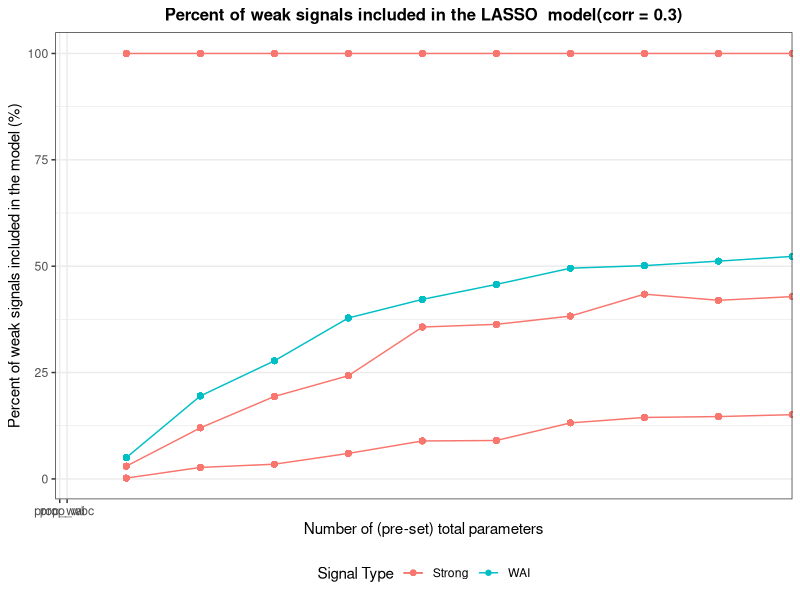
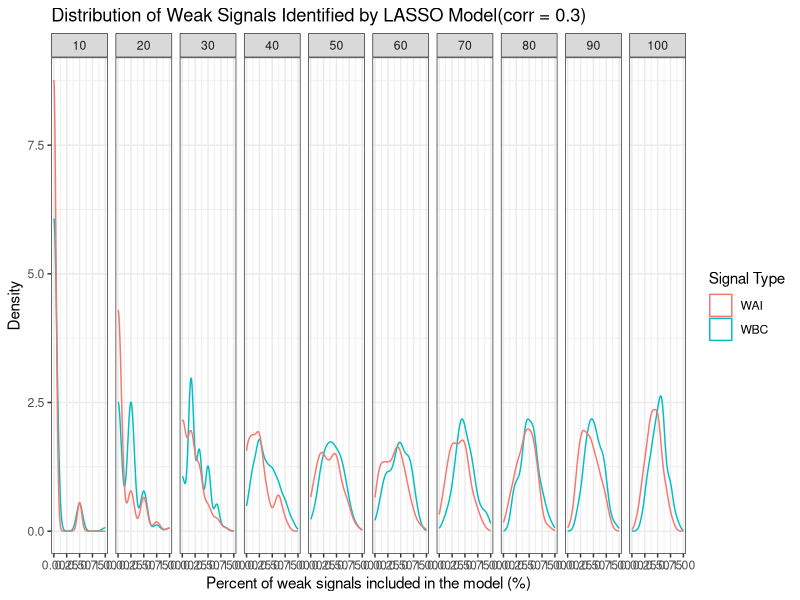
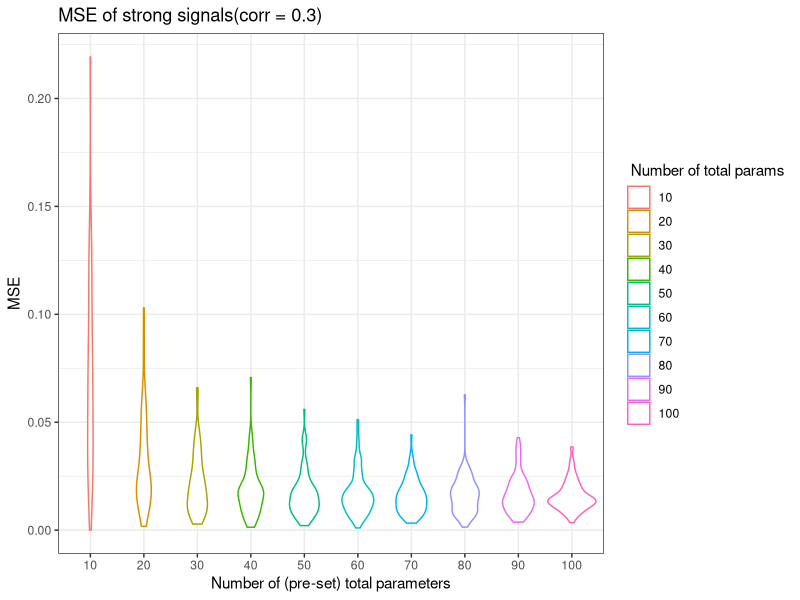

Recreate these plots in R, in order.
## ---- chunk 1
library(tidyverse)
library(MASS)
library(matrixcalc)
library(pracma)
library(glmnet)
library(dplyr)

library(ggplot2)

knitr::opts_chunk$set(
	echo = TRUE,
	warning = FALSE,
	fig.width = 8, 
  fig.height = 6,
  out.width = "90%"
)

options(
  ggplot2.continuous.colour = "viridis",
  ggplot2.continuous.fill = "viridis"
)

scale_colour_discrete = scale_colour_viridis_d
scale_fill_discrete = scale_fill_viridis_d

theme_set(theme_minimal() + theme(legend.position = "bottom"))
## ---- chunk 2
sim_beta_strong = function(n_strong, coef_strong){
  rep(coef_strong, n_strong) + runif(n_strong, min = 0, max = coef_strong)
}


sim_data = function(n_sample = 200, n_parameter = 50, prop_strong = 0.1, prop_wbc = 0.2, prop_wai = 0.2, c = 1, cor = 0.3, coef_strong = 5) {
  # Numbers of four signals
  n_strong = as.integer(n_parameter * prop_strong) # strong
  n_wbc = as.integer(n_parameter * prop_wbc) # weak but correlated
  n_wai = as.integer(n_parameter * prop_wai) # weak and independent
  n_null = n_parameter - n_strong - n_wbc - n_wai # null
  
  if (n_null < 0) {
    return("Given parameters' proportions are not valid.")
  }
  
  bound = c * sqrt(log(n_parameter) / n_sample) # threshold of weak/strong, the default is 0.14
  if (coef_strong < bound) {
    coef_strong = coef_strong + 2 * bound
  }
  
  cor_matrix = diag(n_parameter)
  
  # add correlation
  for (i in 1:n_strong) {
    cor_matrix[i, (n_strong + n_wai + i)] = cor
    cor_matrix[i, (n_strong + n_wai + n_wbc + 1 - i)] = cor
    cor_matrix[(n_strong + n_wai + i), i] = cor
    cor_matrix[(n_strong + n_wai + n_wbc + 1 - i), i] = cor
  }
  
  
  if (!is.positive.definite(cor_matrix)) {
    return("The correlation matrix is not valid.")
  }
  
  # simulate the data from multivariate normal
  X = mvrnorm(n = n_sample, mu = rep(0, n_parameter), Sigma = cor_matrix) # var = 1, correlation = covariance
  
  beta = c(
    sim_beta_strong(n_strong, coef_strong),
    runif(min = bound/2, max = bound, n = n_wai), 
    runif(min = bound/2, max = bound, n = n_wbc),
    rep(0, n_null) 
  )
  
  Y = 1 + X %*% beta + rnorm(n_sample)
  data = as_tibble(data.frame(cbind(X, Y)))
  
  # Name the columns
  cols = c(
    str_c("strong", 1:n_strong, sep = "_"),
    str_c("wai", 1:n_wai, sep = "_"),
    str_c("wbc", 1:n_wbc, sep = "_"),
    str_c("null", 1:n_null, sep = "_"),
    "Y"
   )
   colnames(data) = cols
   data = data %>% 
     dplyr::select(Y, everything())

  list(beta = beta, 
       correlation = cor,
       n_parameter = n_parameter,
       prop_strong = prop_strong,
       prop_wbc = prop_wbc, 
       prop_wai = prop_wbc,
       n_strong = n_strong,
       n_wai = n_wai,
       n_wbc = n_wbc,
       data = data
       )
  
}



## ---- chunk 3
data_10_multi_100 = vector("list", length = 10)

for (i in 1:10) {
  num_parameter = 10*i
  
  output = vector("list", length = 100)
  
  for (j in 1:100) {
  output[[j]] =  sim_data(n_parameter = num_parameter, cor = 0.3)
  }
  
  data_10_multi_100[[i]] = output

}
## ---- chunk 4
# create a list to store all the non_zero parameters in each fit regression
para = vector("list", length = 10)
for (i in 1:10) {
  output_para = vector("list", length = 100)
  for (j in 1:100) {
    data = data_10_multi_100[[i]][[j]][[10]] 
    X = data%>% 
    dplyr::select(-Y) %>% 
    as.matrix()
    Y= data$Y
    # 10-fold CV using mean squared error
    fit.lasso <- cv.glmnet(X, Y, nfolds = 10,type.measure = "mse") 
    # one standard-error rule
    param.best <- fit.lasso$glmnet.fit$beta[, fit.lasso$lambda==fit.lasso$lambda.1se]
    output_para[[j]] = param.best[param.best != 0]
   
  }
  para[[i]] = output_para

}
## ---- chunk 5
#create a data frame indicate the information how models we fit for datasets in different scenarios perform in identifying signals
df = data.frame(matrix(ncol = 6, nrow = 0))
colnames(df) = c('n_parameter_total','n_parameter_selected', 'prop_strong','prop_wai','prop_wbc','prop_null')

for (i in 1:10){
   n_parameter_total = i*10
  for (j in 1:100){
    p = unlist(para[[i]][j])
    n_parameter_selected = length(p)
    pnames = strsplit(names(p), split = '_')
    name = c()
    for (n in 1: n_parameter_selected) {
      name[n]=pnames[[n]][1]
    }
    n_strong = length(name[name == 'strong'])
    n_wai = length(name[name == 'wai'])
    n_wbc = length(name[name == 'wbc'])
    n_null = length(name[name == 'null'])
    prop_strong = round(n_strong/i,digits=2)
    prop_wai = round(n_wai/(2*i),digits =2)
    prop_wbc = round(n_wbc/(2*i), digits =2)
    prop_null = round(n_null/(5*i), digits =2)
    df[(i-1)*100+j,]= c(n_parameter_total,n_parameter_selected,
                       prop_strong,prop_wai,prop_wbc,prop_null)
  }

}
## ---- chunk 6
#plot the proportion of each signals 
df_0.3 = df %>%
  group_by(n_parameter_total) %>%
  mutate(strong_prfm = mean(prop_strong),
    wai_prfm = mean(prop_wai),
         wbc_prfm= mean(prop_wbc),
    null_prfm = mean(prop_null),
         corr =0.3)
df_0.3 %>% 
  ggplot(aes(x = n_parameter_total))+
  geom_point(aes(y=(strong_prfm)*100, color="prop_wai")) + 
 geom_point(aes(y=(wai_prfm)*100, color="prop_wai")) + 
 geom_point(aes(y=(wbc_prfm)*100, color="prop_wbc")) + 
  geom_point(aes(y=(null_prfm)*100, color="prop_wai")) + 
   geom_line(aes(y=(strong_prfm)*100, color="prop_wai")) + 
  geom_line(aes(y=(wai_prfm)*100, color="prop_wai")) + 
  geom_line(aes(y=(wbc_prfm)*100, color="prop_wbc")) + 
   geom_line(aes(y=(null_prfm)*100, color="prop_wai")) + 
 labs(title = "Percent of weak signals included in the LASSO  model(corr = 0.3)",
       y = "Percent of weak signals included in the model (%)",
       x = "Number of (pre-set) total parameters") +  
  theme_bw() + 
  theme(plot.title = 
          element_text(hjust = 0.5, 
                       size=12, 
                       face='bold'), 
          legend.position = "bottom") +
  scale_x_discrete(limits=c( "prop_wai", "prop_wbc")) + 
  scale_color_discrete(name = "Signal Type", labels = c('Strong',"WAI", "WBC","null")) 
## ---- chunk 7
df %>% ggplot(aes()) +
  geom_density(aes(x = prop_wbc, color = "WBC")) + 
  geom_density(aes(x=prop_wai, color = "WAI")) +
  facet_grid(~n_parameter_total) +
  theme(legend.title=element_blank())+
  labs(title = "Distribution of Weak Signals Identified by LASSO Model(corr = 0.3)",
       x = "Percent of weak signals included in the model (%)",
       y = "Density") +  
   theme_bw()+
  scale_color_discrete(name = "Signal Type", labels = c( "WAI", "WBC"))

## ---- chunk 8
#calculate the MSE of strong coefficients
#create a litst to store the coefficients of strong signals in the "true" model
true_coef = vector('list', length = 10)
for (i in 1:10){
  output_coef = vector('list',length = 100)
  for (j in 1:100){
    coef = data_10_multi_100[[i]][[j]][1]
    coef_strong = coef[[1]][1:i]
    output_coef[[j]] = coef_strong
  }
  true_coef[[i]] = output_coef
}

#create a list to store the coefficients of strong signals in the fitted model 
fitted_coef = vector('list', length = 10)
for (i in 1:10){
  output_coef2 = vector('list', length = 100)
  for (j in 1:100){
    p = unlist(para[[i]][j]) 
    pnames2 = strsplit(names(p), split = '_')
    for (n in 1:length(p)){
      names(p)[n] = pnames2[[n]][1]
    }
    output_coef2[[j]] = p[names(p)=='strong']
  }
  fitted_coef[[i]] = output_coef2
}
## ---- chunk 9
#calculate the MSE for each scenarios
mse_df = data.frame(matrix (ncol = 0, nrow = 100))
for (i in 1:10){
  mse_list2 = c()
  for (j in 1:100){
    MSE = mean((true_coef[[i]][[j]] - fitted_coef[[i]][[j]])^2)
    mse_list2[j] = as.vector(MSE)
  }
  
  mse_df =cbind(mse_df,mse_list2)
}
names(mse_df) = c("10","20","30","40","50","60","70","80","90","100")
head(mse_df)
## ---- chunk 10
#plot of MSE for each scenarios against # of parameters
mse_df2 = mse_df %>%
  pivot_longer(
    everything(),
    names_to = "n_param_total",
    values_to = 'MSE') 


mse_df2 %>% 
   mutate(n_param_total = factor(n_param_total, levels=c(10,20,30,40,50,60,70,80,90,100))) %>% 
  ggplot()+
  geom_violin(aes(x = n_param_total, y = MSE, color = n_param_total))+
   labs(title = "MSE of strong signals(corr = 0.3)",
       x = "Number of (pre-set) total parameters",
       y = "MSE") +  
   theme_bw()+
  scale_color_discrete(name = " Number of total params", labels = c(10,20,30,40,50,60,70,80,90,100))
  
